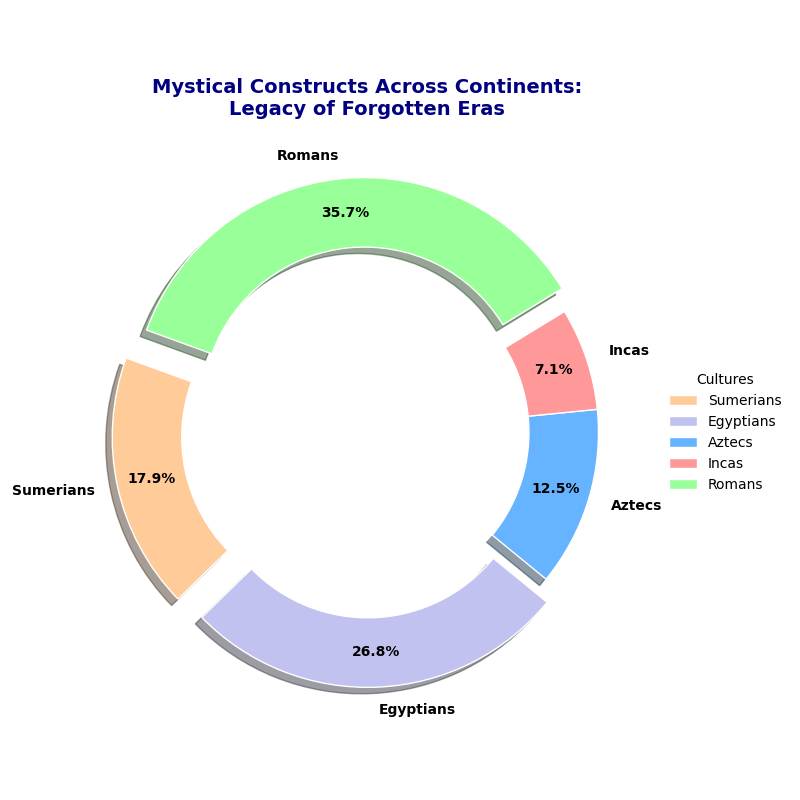

Recreate this plot in Python.
import matplotlib.pyplot as plt

# Define data
groups = ['Sumerians', 'Egyptians', 'Aztecs', 'Incas', 'Romans']
wonders_count = [10, 15, 7, 4, 20]

# Shuffled colors
colors = ['#ffcc99', '#c2c2f0', '#66b3ff', '#ff9999', '#99ff99']

# Explode the slice for better emphasis
explode = (0.1, 0.1, 0, 0, 0.1)

# Create the pie chart with 'donut' effect
fig, ax = plt.subplots(figsize=(8, 8))
wedges, texts, autotexts = ax.pie(
    wonders_count,
    labels=groups,
    colors=colors,
    explode=explode,
    autopct='%1.1f%%',
    startangle=160,
    pctdistance=0.85,
    wedgeprops=dict(width=0.3, edgecolor='w'),
    shadow=True
)

# Draw a circle to create the 'donut' effect
centre_circle = plt.Circle((0, 0), 0.70, fc='white')
fig.gca().add_artist(centre_circle)

# Title
plt.title(
    'Mystical Constructs Across Continents:\nLegacy of Forgotten Eras',
    fontsize=14,
    fontweight='bold',
    color='navy',
    pad=20
)

# Enhance visual appearance
plt.setp(autotexts, size=10, weight='bold', color='black')
plt.setp(texts, size=10, weight='bold')

# Add a legend
ax.legend(
    wedges, groups,
    title="Cultures",
    loc='center left',
    bbox_to_anchor=(1, 0, 0.5, 1),
    fontsize=10,
    frameon=False
)

# Adjust layout
plt.tight_layout()

# Display the plot
plt.show()
